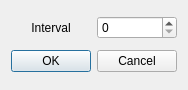
<?xml version="1.0" encoding="UTF-8"?>
<ui version="4.0">
 <class>Dialog</class>
 <widget class="QDialog" name="Dialog">
  <property name="geometry">
   <rect>
    <x>0</x>
    <y>0</y>
    <width>174</width>
    <height>90</height>
   </rect>
  </property>
  <property name="windowTitle">
   <string>Logger</string>
  </property>
  <layout class="QGridLayout" name="gridLayout">
   <item row="1" column="0">
    <widget class="QLabel" name="lbl_LogIntvl">
     <property name="text">
      <string>Interval</string>
     </property>
     <property name="alignment">
      <set>Qt::AlignCenter</set>
     </property>
    </widget>
   </item>
   <item row="1" column="1">
    <widget class="QSpinBox" name="spb_Interval">
     <property name="maximum">
      <number>1000</number>
     </property>
    </widget>
   </item>
   <item row="2" column="0" colspan="2">
    <widget class="QDialogButtonBox" name="buttonBox">
     <property name="orientation">
      <enum>Qt::Horizontal</enum>
     </property>
     <property name="standardButtons">
      <set>QDialogButtonBox::Cancel|QDialogButtonBox::Ok</set>
     </property>
    </widget>
   </item>
  </layout>
 </widget>
 <resources/>
 <connections>
  <connection>
   <sender>buttonBox</sender>
   <signal>accepted()</signal>
   <receiver>Dialog</receiver>
   <slot>accept()</slot>
   <hints>
    <hint type="sourcelabel">
     <x>248</x>
     <y>254</y>
    </hint>
    <hint type="destinationlabel">
     <x>157</x>
     <y>274</y>
    </hint>
   </hints>
  </connection>
  <connection>
   <sender>buttonBox</sender>
   <signal>rejected()</signal>
   <receiver>Dialog</receiver>
   <slot>reject()</slot>
   <hints>
    <hint type="sourcelabel">
     <x>316</x>
     <y>260</y>
    </hint>
    <hint type="destinationlabel">
     <x>286</x>
     <y>274</y>
    </hint>
   </hints>
  </connection>
 </connections>
</ui>
